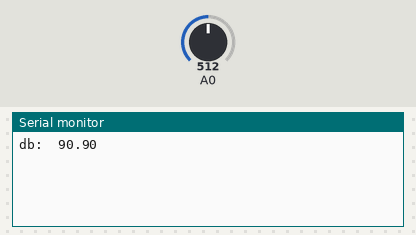
Simulated run of this sketch. Board: Arduino Uno, built with avr-gcc and run on an emulated ATmega328P. On the bench: the last lines printed to the serial monitor. The inputs (shaded band) are chosen by the test bench; at power-on: A0 = 512.

Above: at 3.2 s.
3.3 s: A0 set to 716
At 4.6 s:
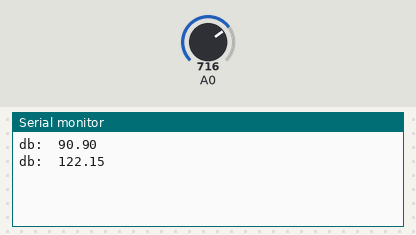
4.8 s: A0 set to 900
At 5.4 s:
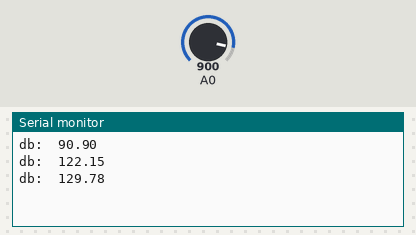
Timing chart, 0 to 7.8 s (numbered marks = the images above; inputs shaded):
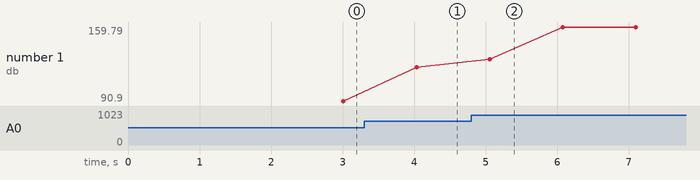

Measured:
- after the input at 3.3 s, the serial monitor: prints a new line after 0.73 s (image 1)
- after the input at 4.8 s, the serial monitor: prints a new line after 0.26 s (image 2)
- plotted number 1: 90.9 → 122.15 after the input at 3.3 s, 122.15 → 159.79 after the input at 4.8 s

The sketch:

testDB.ino
```cpp
unsigned int AD_TAB[100];

void setup()
{

  Serial.begin(9600);
  delay(2000);    //第一次通电后延时2秒，目的为给一定时间模块初始化
}


void loop()
{
  unsigned int dat;
  float db_value;

  dat = get_ad_value();
  db_value = (dat*120.0/1024.0*1.515);  //120是最大分贝值，1024是AD值，根据单片机需要修改，1.515，是AD参考电压为5V，而模块最大输出值是3.3，所以5/3.3=1.515，还原最大值。
  if(db_value < 50)
  {
    db_value += 40;   //DB小于50后，加上40，用于显示最小DB值，目的是模仿分贝仪最小值，无意义。
  }
  Serial.print("db:  ");
  Serial.println(db_value);

  delay(10);
}

unsigned int get_ad_value(void)
{
  unsigned char a,b,c;
  unsigned int temp;
  unsigned long int mindat=0,maxdat=0,sumdat=0;

  for(a=0;a<100;a++)
  {
    AD_TAB[a] = analogRead(A0);
    sumdat = sumdat + AD_TAB[a];
    delay(10);
  }

  for(b=0;b<100;b++)
  {
    for(c=0;c<10-b;c++)
    {
      if(AD_TAB[c] > AD_TAB[c+1])
      {
        temp = AD_TAB[c+1];
        AD_TAB[c+1] = AD_TAB[c];
        AD_TAB[c] = temp;
      }
    }
  }

  for(a=0;a<20;a++)
  {
    mindat = mindat + AD_TAB[a];
  }

  for(a=80;a<100;a++)
  {
    maxdat = maxdat + AD_TAB[a];
  }

  temp = (sumdat - mindat - maxdat)/60;

  return(temp);
}
```
